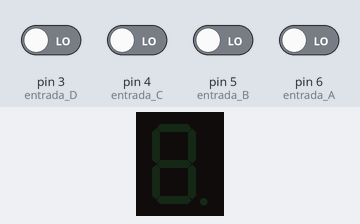
A sketch run on a simulated Arduino Uno, built with avr-gcc and run on an emulated ATmega328P. Parts: 1-digit seven-segment display. Wiring (inferred from the names in the program): 1-digit 7-segment display, segments lit when HIGH: segments pin 13, pin 12, pin 11, pin 10, pin 9, pin 8, pin 7. The test bench sets the inputs (shaded band); at power-on: pin 3 (entrada_D), pin 4 (entrada_C), pin 5 (entrada_B), pin 6 (entrada_A) LOW. The segment pins are drawn as the display they are named for.

Above: at 1.2 s.
1.3 s: pin 3 (entrada_D) driven HIGH
At 2.5 s:
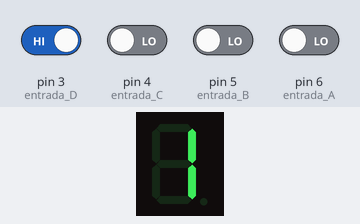
2.8 s: pin 3 (entrada_D) driven LOW and pin 6 (entrada_A) driven HIGH
At 3.6 s:
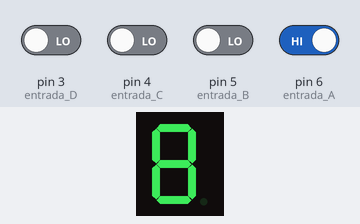
Timing chart, 0 to 5.8 s (numbered marks = the images above; inputs shaded):
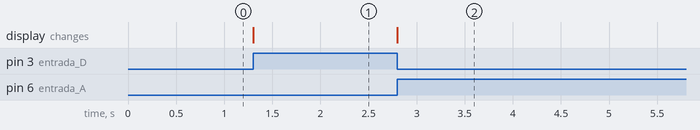

Measured:
- after the input at 1.3 s, the display: changes at once (image 1)
- after the input at 2.8 s, the display: changes at once (image 2)

The sketch:

display7Segmentos.ino
```cpp
// Codificador-Binário-Decimal 8 - 1 - L
// (Display) 7 Segmentos

boolean A = 0;
boolean B = 0;
boolean C = 0;
boolean D = 0;
void setup() {
  // put your setup code here, to run once:
  pinMode(13,OUTPUT); //Sa
  pinMode(12,OUTPUT); //Sb
  pinMode(11,OUTPUT); //Sc
  pinMode(10,OUTPUT); //Sd
  pinMode(9,OUTPUT); //Se
  pinMode(8,OUTPUT); //Sf
  pinMode(7,OUTPUT); //Sg
  //pinMode(3,IMPUT);  //entrada D
  //pinMode(4,IMPUT); //entrada C
  //pinMode(5,IMPUT); //entrada B
  //pinMode(6,IMPUT); //entrada A

}

void loop() {
  // put your main code here, to run repeatedly:
  A = digitalRead(6);
  B = digitalRead(5);
  C = digitalRead(4);
  D = digitalRead(3);

  // Modulo L com 1111
if (A*B*C*D == 1){
  digitalWrite(13,0);
  digitalWrite(12,0);
  digitalWrite(11,0);
  digitalWrite(10,1);
  digitalWrite(9,1);
  digitalWrite(8,1);
  digitalWrite(7,0);
}

//MODULO um com 0001
if (!A * !B * !C * D == 1){
  digitalWrite(13,0);
  digitalWrite(12,1);
  digitalWrite(11,1);
  digitalWrite(10,0);
  digitalWrite(9,0);
  digitalWrite(8,0);
  digitalWrite(7,0);

}

//MODULO oito com 1000
if (A * !B * !C * !D  == 1){
  digitalWrite(13,1);
  digitalWrite(12,1);
  digitalWrite(11,1);
  digitalWrite(10,1);
  digitalWrite(9,1);
  digitalWrite(8,1);
  digitalWrite(7,1);

}

}
```
